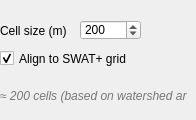
          <widget class="QWidget" name="tab_3">
           <attribute name="title">
            <string>Structured</string>
           </attribute>
           <widget class="QLabel" name="cellSizeLabel">
            <property name="geometry">
             <rect>
              <x>0</x>
              <y>20</y>
              <width>71</width>
              <height>21</height>
             </rect>
            </property>
            <property name="text">
             <string>Cell size (m)</string>
            </property>
           </widget>
           <widget class="QSpinBox" name="cellSize">
            <property name="geometry">
             <rect>
              <x>80</x>
              <y>20</y>
              <width>61</width>
              <height>20</height>
             </rect>
            </property>
            <property name="minimum">
             <number>1</number>
            </property>
            <property name="maximum">
             <number>100000</number>
            </property>
            <property name="singleStep">
             <number>10</number>
            </property>
            <property name="value">
             <number>200</number>
            </property>
           </widget>
           <widget class="QCheckBox" name="alignGrids">
            <property name="geometry">
             <rect>
              <x>0</x>
              <y>50</y>
              <width>187</width>
              <height>17</height>
             </rect>
            </property>
            <property name="text">
             <string>Align to SWAT+ grid</string>
            </property>
            <property name="checked">
             <bool>true</bool>
            </property>
           </widget>
           <widget class="QLabel" name="cellEstimateLabel">
            <property name="geometry">
             <rect>
              <x>0</x>
              <y>80</y>
              <width>187</width>
              <height>31</height>
             </rect>
            </property>
            <property name="styleSheet">
             <string>color: #777; font-style: italic;</string>
            </property>
            <property name="text">
             <string>≈ 200 cells (based on watershed area)</string>
            </property>
           </widget>
          </widget>
